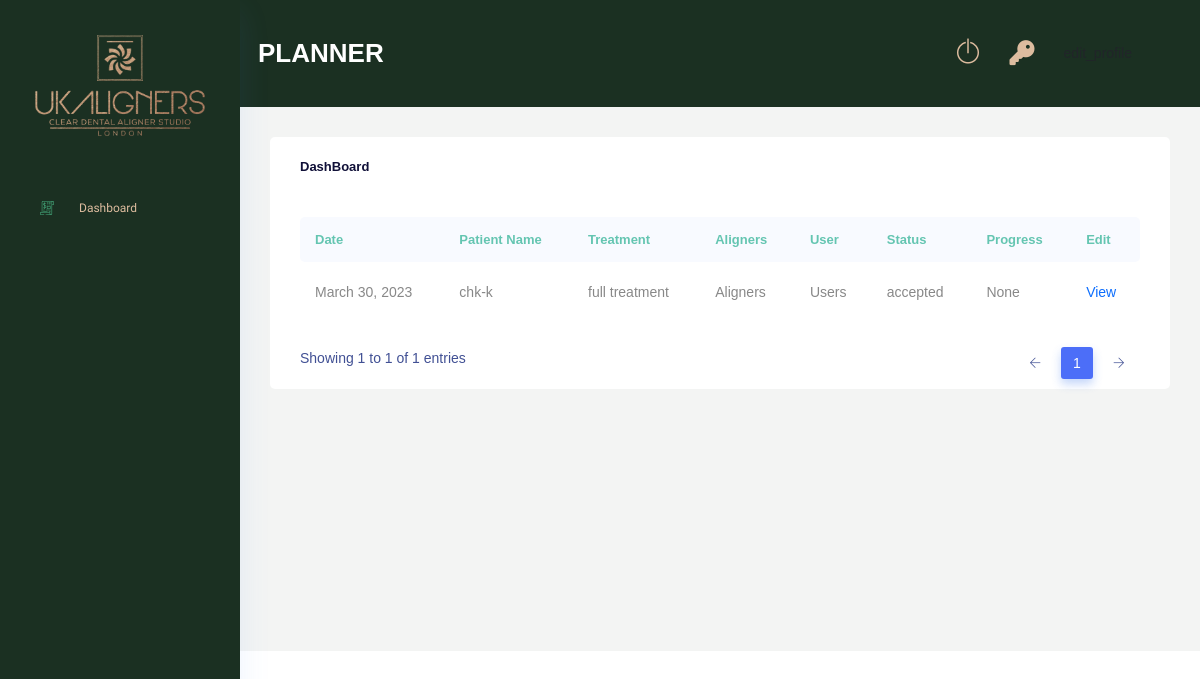
Page /planner/dashboard/ (signed in) on the earlier database version.
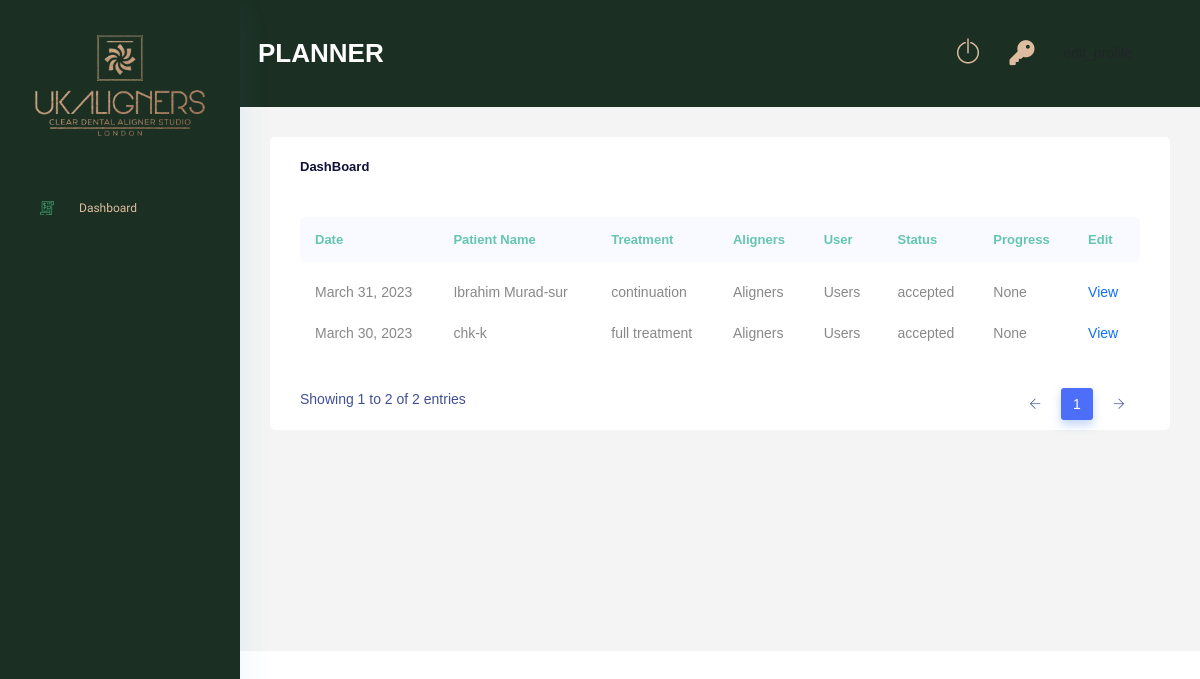
Same page on the later database version.
### Case/models.py (models this page shows, shortened)
class Case(models.Model):
    GENDER_CHOICES = (
        ("male","male"),
        ("female","female"),
        ("other","other")
        )
    ORTHODONTIC_CHOICES = (
        ("yes","yes"),
        ("no","no")
        )
    TREATMENT_REQUIRED_CHOICES = (
        ("full treatment","full treatment"),
        ("continuation","continuation"),
        ("refinement","refinement"),
        ("retainer","retainer")
    )
    OPTIONAL_TREATMENT = (
        ("replacement","replacement"),
        ("mouthguard","mouthguard"),
        ("smile design","smile design")
    )
    SECTION_CHOICES = (
        ("both arches","both arches"),
        ("upper only","upper only"),
        ("lower only","lower only")
    )
    TREATMENT_CHOICES = (
        ("essential","essential"),
        ("advance","advance"),
        ("comprehensive","comprehensive")
    )
    clinic                          = models.ForeignKey(Clinic, on_delete=models.DO_NOTHING,null=True,blank=True)
    dentist                         = models.ForeignKey(Dentist, on_delete=models.DO_NOTHING, null=True, blank=True)
    saloon_owner                    = models.ForeignKey(Saloon_owner, on_delete=models.DO_NOTHING, null=True, blank=True)
    saloon                          = models.ForeignKey(Saloon, on_delete=models.DO_NOTHING, null=True, blank=True)
    name                            = models.CharField(max_length=250)
    surname                         = models.CharField(max_length=250,null=True, blank=True)
    gender                          = models.CharField(max_length=50,choices=GENDER_CHOICES)
    age                             = models.IntegerField(null=True, blank=True)
    treatment_required              = models.CharField(max_length=100,choices=TREATMENT_REQUIRED_CHOICES)
    optional_treatment              = models.CharField(max_length=100,choices=OPTIONAL_TREATMENT, null=True, blank=True)
    orthodontic_treatment_past      = models.CharField(max_length=10,null=True, blank=True, choices=ORTHODONTIC_CHOICES)
    section                         = models.CharField(max_length=250,null=True, blank=True, choices=SECTION_CHOICES)
    treatment_type                  = models.CharField(max_length=250,null=True, blank=True, choices=TREATMENT_CHOICES)
    upper_jaw                       = models.FileField(upload_to="upper_jaws",null=True, blank=True)
    lower_jaw                       = models.FileField(upload_to="lower_jaws",null=True, blank=True)
    rquest_collection               = models.BooleanField(default=False)
    additional_information          = models.TextField(null=True, blank=True)
    planner                         = models.ForeignKey(Planner,on_delete=models.DO_NOTHING, null=True, blank=True)
    technician                      = models.ForeignKey(Technician,on_delete=models.DO_NOTHING, null=True, blank=True)
    status                          = models.CharField(max_length=250, default="new", null=True, blank=True)
    ortho_id                        = models.CharField(max_length=255, null=True, blank=True)
    aligners_upper                  = models.IntegerField(null=True, blank=True)
    aligners_lower                  = models.IntegerField(null=True, blank=True)
    retainer_upper                  = models.IntegerField(null=True, blank=True)
    retainer_lower                  = models.IntegerField(null=True, blank=True)
    treatment_plan_upper            = models.IntegerField(null=True, blank=True)
    treatment_plan_lower            = models.IntegerField(null=True, blank=True)
    duration                        = models.IntegerField(null=True, blank=True)
    progress                        = models.CharField(max_length=255, null=True, blank=True)
    created_at                      = models.DateField(auto_now_add=True, null=True)
    fee_cleared                     = models.BooleanField(default=False)
    totel_fee                       = models.FloatField(default=0.0,null=True,blank=True)
    manager_paid                    = models.BooleanField(default=False)
    planner_paid                    = models.BooleanField(default=False)
    technician_paid                 = models.BooleanField(default=False)
    refinement                      = models.IntegerField(default=0)
    class Meta:
        verbose_name_plural = "Cases"

### PlannerRoll/views.py (the view)
# urls.py: path('dashboard/',views.planner_dashboard, name='planner_dashboard'),
@login_required(login_url='login')
def planner_dashboard(request):
    if request.user.is_planner:
        planner_obj = Planner.objects.get(user=request.user)
        case_list = Case.objects.filter(planner=planner_obj).order_by('-id')
        context = {
            'case_list':case_list
        }
        return render(request,'plannerRoll/dashboard.html',context)
    return redirect('login')

### PlannerRoll/templates/plannerRoll/dashboard.html (shortened to what the changed rows need)
{% extends 'base.html' %}
{% load static %}
{% block content %}
<div class="main_content_iner ">
    <div class="container-fluid p-0">
        <div class="row justify-content-center">
            <div class="col-lg-12">
                <div class="white_card card_height_100 mb_30">
                    <div class="white_card ">
                        <div class="QA_section plr_30">
                            <div class="QA_table mb_30">
                                <table class="table lms_table_active ">
                                    <thead>
                                        <tr>
                                            <th scope="col">Date</th>
                                            <th scope="col">Patient Name</th>
                                            <th scope="col">Treatment</th>
                                            <th scope="col">Aligners</th>
                                            <th scope="col">User</th>
                                            <th scope="col">Status</th>
                                            <th scope="col">Progress</th>
                                            <th scope="col">Edit</th>
                                        </tr>
                                    </thead>
                                    <tbody>
                                        {% for case in case_list %}
                                        {% if case.status == 'new' %}
                                        <tr class="new-case-tr">
                                        {% else %}
                                        <tr>
                                        {% endif %}
                                            <td>{{ case.created_at }}</td>
                                            <td>
                                                <div class="custom_tooltip">
                                                    {{ case.name }}-{{ case.surname }}
                                                  </div>
                                            </td>
                                            <td>
                                                <div class="custom_tooltip">{{ case.treatment_required }}
                                                  </div>
                                            </td>
                                            <td>
                                                <div class="custom_tooltip">Aligners
                                                  </div>
                                            </td>
                                            <td>
                                                <div class="custom_tooltip">Users
                                                  </div>
                                            </td>
                                            <td>{{ case.status }}</td>
                                            <td>{{ case.progress }}</td>
                                            <td>
                                            {% if case.status == "new" %}
                                                <a href="{% url 'PlannerRoll:case_details' case.id %}">View</a>
                                            {% elif case.status == "waiting acceptance" %}
                                                <a href="{% url 'PlannerRoll:case_details' case.id %}">View</a>
                                            {% elif case.status == "accepted" %}
                                            <a href="{% url 'AdminRoll:view_details' case.id %}">View</a>
                                            {% elif case.status == "treatment" %}
                                                <a href="{% url 'AdminRoll:view_details' case.id %}">View</a>
                                            {% elif case.status == "on-hold" %}
                                            <a href="{% url 'AdminRoll:view_details' case.id %}">View</a>
                                            {% elif case.status == "review" %}
                                            <a href="{% url 'AdminRoll:view_details' case.id %}">View</a>
                                            {% elif case.status == "declined" %}
                                            <a href="{% url 'AdminRoll:view_details' case.id %}">View</a>
                                            {% elif case.status == "tc" %}
                                            <a href="{% url 'AdminRoll:view_details' case.id %}">View</a>
                                            {% endif %}
                                            </td>
                                        </tr>
                                        {% endfor %}
                                    </tbody>
                                </table>
                            </div>
                        </div>
                    </div>
                </div>
            </div>
        </div>
    </div>
</div>
{% endblock %}

Differences in the rows shown:
added Case: created_at "March 31, 2023", name "Ibrahim Murad", surname "sur", treatment_required "continuation", status "accepted", progress "None", shows "View"
Other differences:
text written by a page script: "Showing 1 to 1 of 1 entries 1" → "Showing 1 to 2 of 2 entries 1"
